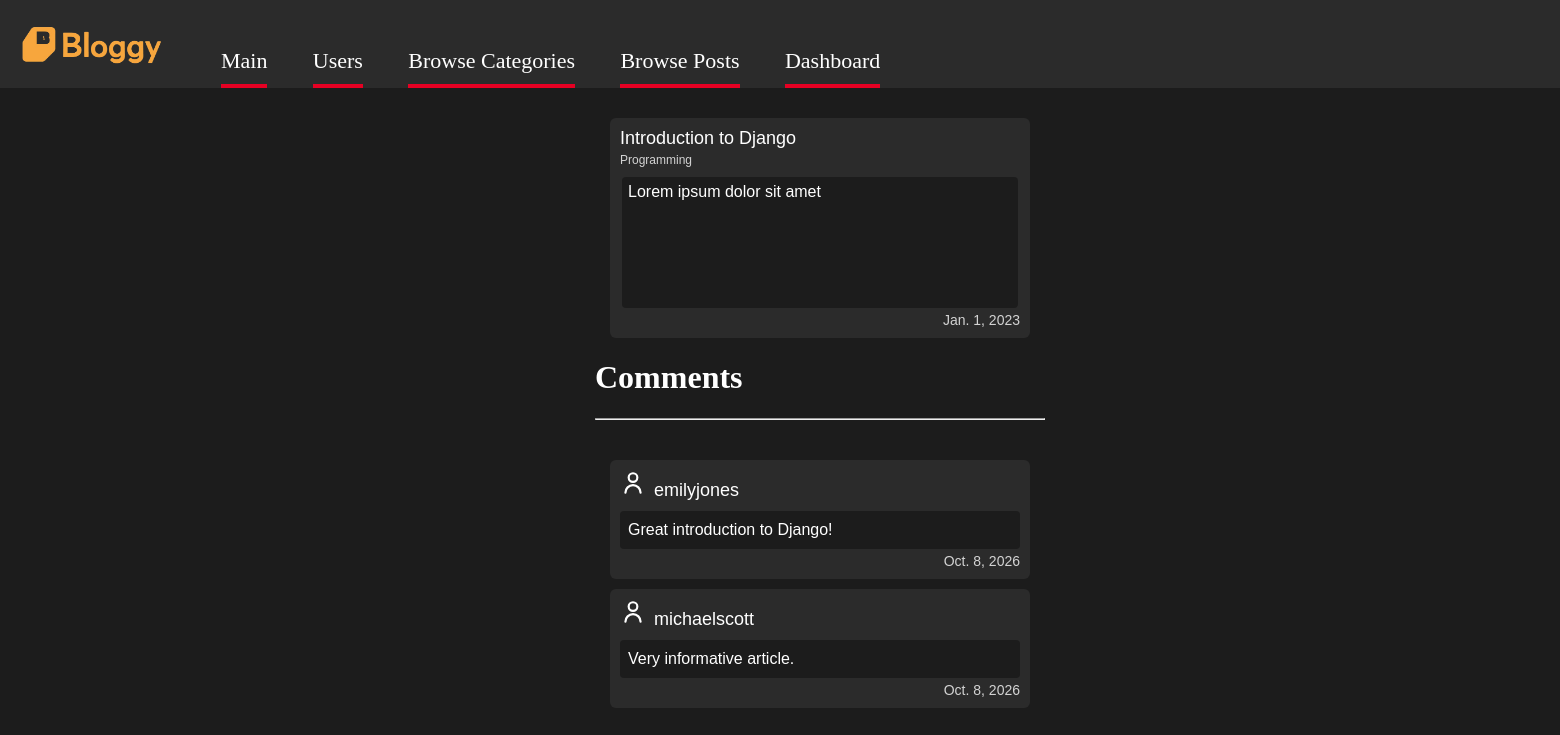
The app's page /posts/post/1, older data.
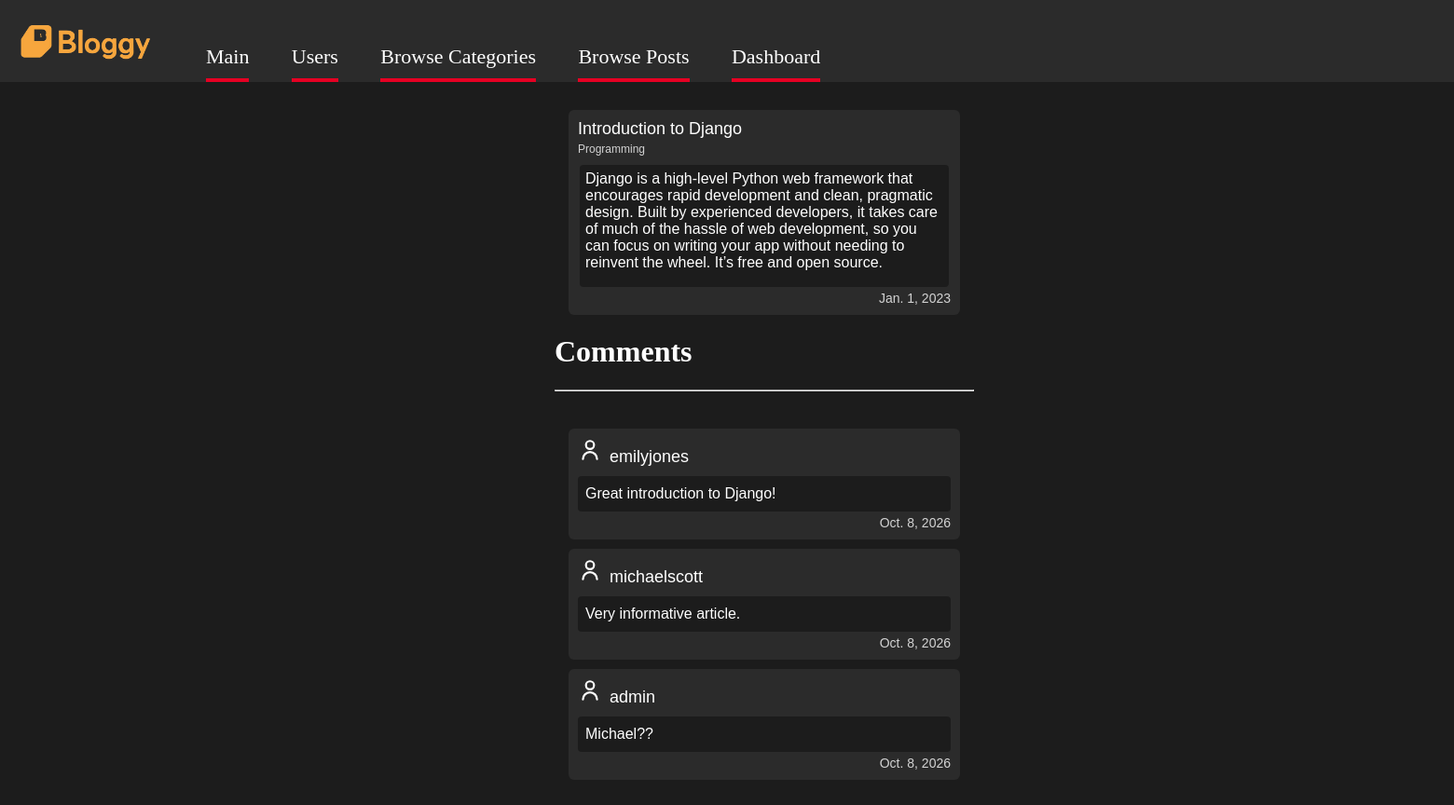
The same page, newer data.
### blogs/models.py (models this page shows)
class Post(models.Model):
    category = models.ForeignKey(Category, on_delete=models.CASCADE)
    title = models.CharField(max_length=50)
    content = models.TextField()
    date_published = models.DateField()

class Category(models.Model):
    name = models.CharField(max_length=50)

class Comment(models.Model):
    post_id = models.ForeignKey(Post, on_delete=models.CASCADE)
    user_id = models.ForeignKey(User, on_delete=models.CASCADE)
    content = models.TextField()
    date_published = models.DateField()

### blogs/views.py (the view)
# urls.py: path('posts/post/<int:id>', views.post, name='post'),
def post(request, id):
   post = Post.objects.select_related().get(id=id)
   comments = Comment.objects.filter(post_id=id)
   template = loader.get_template('post.html')
   context = {
      'post' : post,
      'comments': comments,
   }
   return HttpResponse(template.render(context, request))

### blogs/templates/post.html (shortened to what this page needs)
{% extends 'master.html' %}
{% block body %}
<div class="grid-item">
    <div class="title">{{ post.title }}</div>
    <div class="category">{{ post.category.name }}</div>
    <div class="content">{{ post.content }}</div>
    <div class="date">{{ post.date_published }}</div>
</div>
<div class="divider">
    <h1>Comments</h1>
    <hr>
</div>
{% for comment in comments %}
<div class="comment-item">
    <div class="commentor">{{ comment.user_id.username }}</div>
    <div class="content">{{ comment.content }}</div>
    <div class="date">{{ comment.date_published }}</div>
</div>
{% endfor %}
{% endblock %}

### blogs/templates/master.html (shortened to what this page needs)
{% load static %}
<html lang="en">
<head>
    <link rel="stylesheet" href="{% static 'blogs/css/root.css' %}">
    <link rel="stylesheet" href="{% static 'blogs/css/header.css' %}">
    <link rel="stylesheet" href="{% static 'blogs/css/users.css' %}">
    <link rel="stylesheet" href="{% static 'blogs/css/posts.css' %}">
</head>
<header>
    <div class="logo"><a href="{% url 'main' %}"><img src="{% static 'blogs/img/logo.png' %}" alt="Bloggy Logo"
                height="64px"></a>
    </div>
    <nav class="nav_links">
        <a class="nav_link" href="{% url 'main' %}">Main</a>
        <a class="nav_link" href="{% url 'users' %}">Users</a>
        <a class="nav_link" href="{% url 'categories' %}">Browse Categories</a>
        <a class="nav_link" href="{% url 'posts' %}">Browse Posts</a>
        <a class="nav_link" href="http://127.0.0.1:8000/admin/">Dashboard</a>
    </nav>
</header>
<body>
    <div class="container">{% block body %}{% endblock %}</div>
</body>
</html>

### blogs/static/blogs/css/root.css (style rules this page uses)
h1, h2 { color: white; }
body { margin: 0; background-color: #1c1c1c }
.container { margin: 30px auto 0; height: 820px; width: 1640px; }

### blogs/static/blogs/css/header.css (style rules this page uses)
header { background-color: #2b2b2b; height: 80px; padding: 8px 8px 0 8px; display: flex; flex-direction: row; justify-content: left; align-items: center; }
.nav_links { width: 750px; height: 88px; display: flex; flex-direction: row; justify-content: space-evenly; align-items: end; }
.nav_link { font-size: 22px; color: white; padding-bottom: 10px; margin-bottom: 4px; border-bottom: 4px solid #e60023; text-decoration: none; }

### blogs/static/blogs/css/posts.css (style rules this page uses)
.grid-item { display: flex; width: 400px; height: 200px; background-color: #2b2b2b; color: white; padding: 10px; flex-direction: column; align-items: left; font-size: 18px; margin: 0 auto 10px; border-radius: 6px; font-family: 'Arial'; }
.title { font-size: 18px; }
.category { font-size: 12px; color: lightgray; margin: 4px 0 10px; }
.content { width: 96%; height: 120px; padding: 6px; margin: 0 auto; border-radius: 4px; background-color: #1c1c1c; font-size: 16px; }
.date { direction: rtl; font-size: 14px; margin-top: 4px; color: lightgray; }
.divider { width: 450px; margin: 0 auto 40px; color: white; }
.comment-item { display: flex; width: 400px; height: auto; background-color: #2b2b2b; color: white; padding: 10px; flex-direction: column; align-items: left; font-size: 18px; margin: 0 auto 10px; text-decoration: none; border-radius: 6px; font-family: 'Arial'; }
.comment-item .content { height: auto; margin-top: 10px; padding: 10px 8px; }

Row changes from the older to the newer data that the page shows:
changed Post "Introduction to Django": content "Lorem ipsum dolor sit amet" → "Django is a high-level Python web framework that encourages rapid development and clean, pragmatic design. Built by experienced developers, it takes care of much of the hassle of web development, so you can focus on writing your app without needing to reinvent the wheel. It’s free and open source."
added Comment: user_id.username "admin", content "Michael??", date_published "Oct. 8, 2026"
